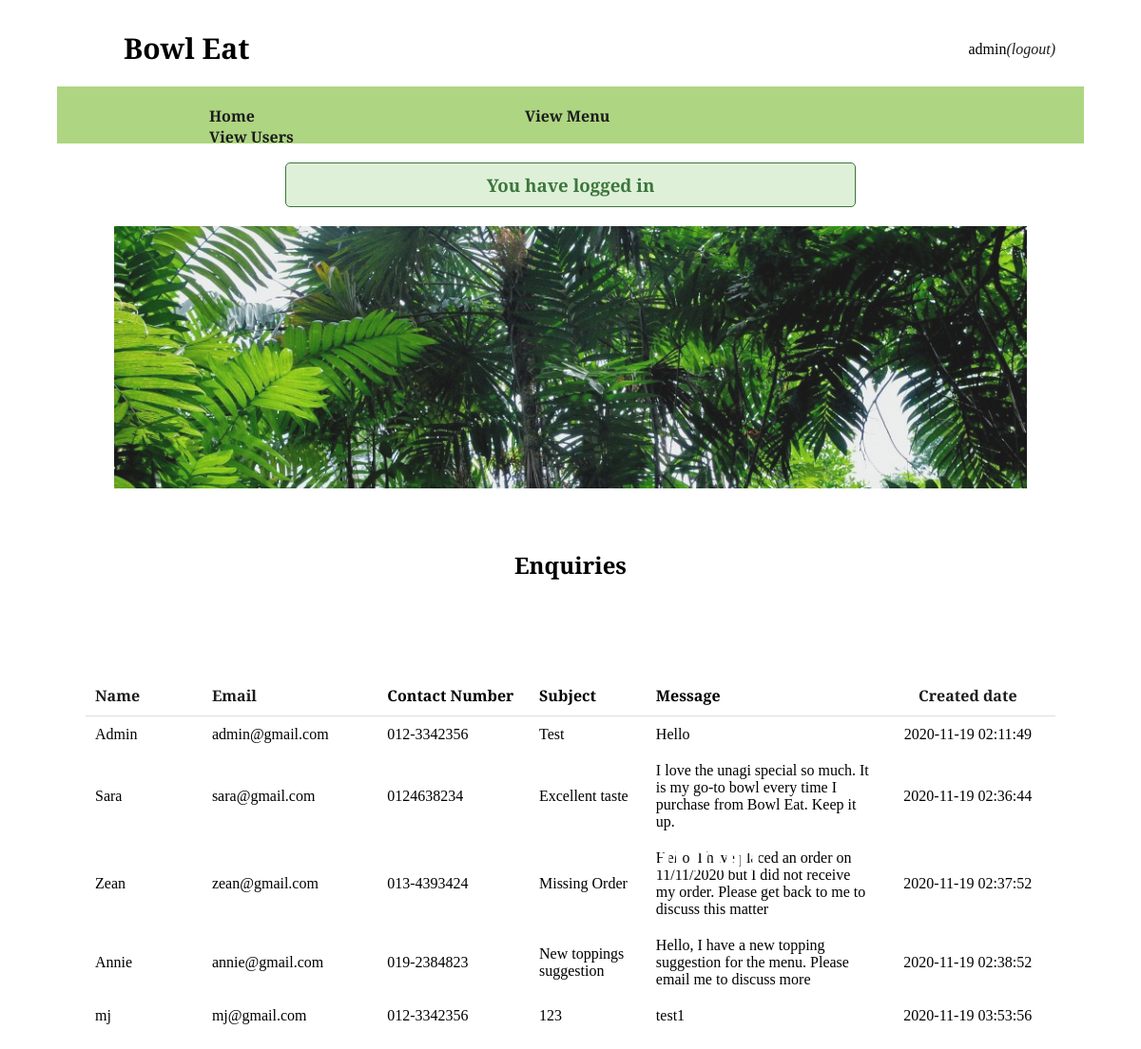
Page /admin/admin_home.php (signed in) on the committed database.
### tables this page shows
CREATE TABLE `contacts` (
  `id` int(10) NOT NULL,
  `name` varchar(100) NOT NULL,
  `email` varchar(100) NOT NULL,
  `contact_number` varchar(15) NOT NULL,
  `subject` varchar(200) NOT NULL,
  `message` varchar(255) NOT NULL,
  `created_date` datetime NOT NULL
);

### admin/admin_home.php (the view, shortened to what this page needs)
<?php
  include('../admin/admin_header.php');
  $sort = (isset($_GET['sort'])) ? $_GET['sort'] : 'date';
    switch($sort) {
        case 'date':
            $order_by = 'created_date ASC';
            break;
    }
?>
<head>
  <link rel="stylesheet" href="../style.css?v=<?php echo time(); ?>" type="text/css">
</head>
<body>
  <div class="top_content">
    <div class="admin_title">
      <img src="../images/admin_header.jpg"><h2>Welcome, Admin</h2>
    </div>
  </div>
    <br><br><br>
  <div class="user_enquiries">
    <div class="title">
      <h2>Enquiries</h2>
    </div>
    <table class="enquiries_table" cellpadding="5" cellspacing="0">
      <tr>
        <th style="text-align:left;" width="10%"><a href="admin_home.php?sort=name">Name</a></th>
        <th style="text-align:left;" width="15%"><a href="admin_home.php?sort=email">Email</a></th>
        <th style="text-align:left;" width="13%">Contact Number</th>
        <th style="text-align:left;" width="10%">Subject</th>
        <th style="text-align:left;" width="20%">Message</th>
        <th style="text-align:center;" width="15%"><a href="admin_home.php?sort=date">Created date</a></th>
      </tr>
      <?php
        $query  = "SELECT * FROM contacts ORDER BY $order_by";
        $result = mysqli_query($db,$query);
        $num    = mysqli_num_rows($result);
        if ($num > 0) {
          while ($row = mysqli_fetch_array($result, MYSQLI_ASSOC)) {
      ?>
      <tr>
        <td style="text-align:left"><?php echo $row['name']; ?></td>
        <td style="text-align:left"><?php echo $row['email']; ?></td>
        <td style="text-align:left"><?php echo $row['contact_number']; ?></td>
        <td style="text-align:left"><?php echo $row['subject']; ?></td>
        <td style="text-align:left"><?php echo $row['message']; ?></td>
        <td style="text-align:center"><?php echo $row['created_date']; ?></td>
      </tr>
      <?php
          }
        } else {
          echo '<p class="error">There are no enquiries.</p>';
        }
      ?>
    </table>
  </div>
</body>

### style.css (style rules this page uses)
* { box-sizing: border-box; margin: 0; padding: 0; }
body { font-family: 'Playfair Display', serif; }
li, a { font-size: 16px; color: #1c1c1c; text-decoration: none; }
img { vertical-align: middle; }
.top_content { text-align: center; }
table { padding: 30px; width: 90%; margin: 60px; }
th { padding: 10px; border-bottom: 1px solid #ddd; }
td { padding: 10px; }
.title h2 { text-align: center; padding: 10px; }
.admin_title h2 { font-size: 40px; position: absolute; left: 450; bottom: 250px; width: 30%; text-shadow: 0px 0px #ffffff; color: #ffffff; }
.admin_title img { width: 80%; opacity: 0.9; }

### rows in the picture
contacts: name "Admin", email "admin@gmail.com", contact_number "012-3342356", subject "Test", message "Hello", created_date "2020-11-19 02:11:49"
contacts: name "Sara", email "sara@gmail.com", contact_number "0124638234", subject "Excellent taste", message "I love the unagi special so much. It is my go-to bowl every time I purchase from Bowl Eat. Keep it up.", created_date "2020-11-19 02:36:44"
contacts: name "Zean", email "zean@gmail.com", contact_number "013-4393424", subject "Missing Order", message "Hello, I have placed an order on 11/11/2020 but I did not receive my order. Please get back to me to discuss this matter", created_date "2020-11-19 02:37:52"
contacts: name "Annie", email "annie@gmail.com", contact_number "019-2384823", subject "New toppings suggestion", message "Hello, I have a new topping suggestion for the menu. Please email me to discuss more", created_date "2020-11-19 02:38:52"
contacts: name "mj", email "mj@gmail.com", contact_number "012-3342356", subject "123", message "test1", created_date "2020-11-19 03:53:56"

### other values in the picture
$_SESSION['user']['username'] "admin"
$_SESSION['success'] "You have logged in"
